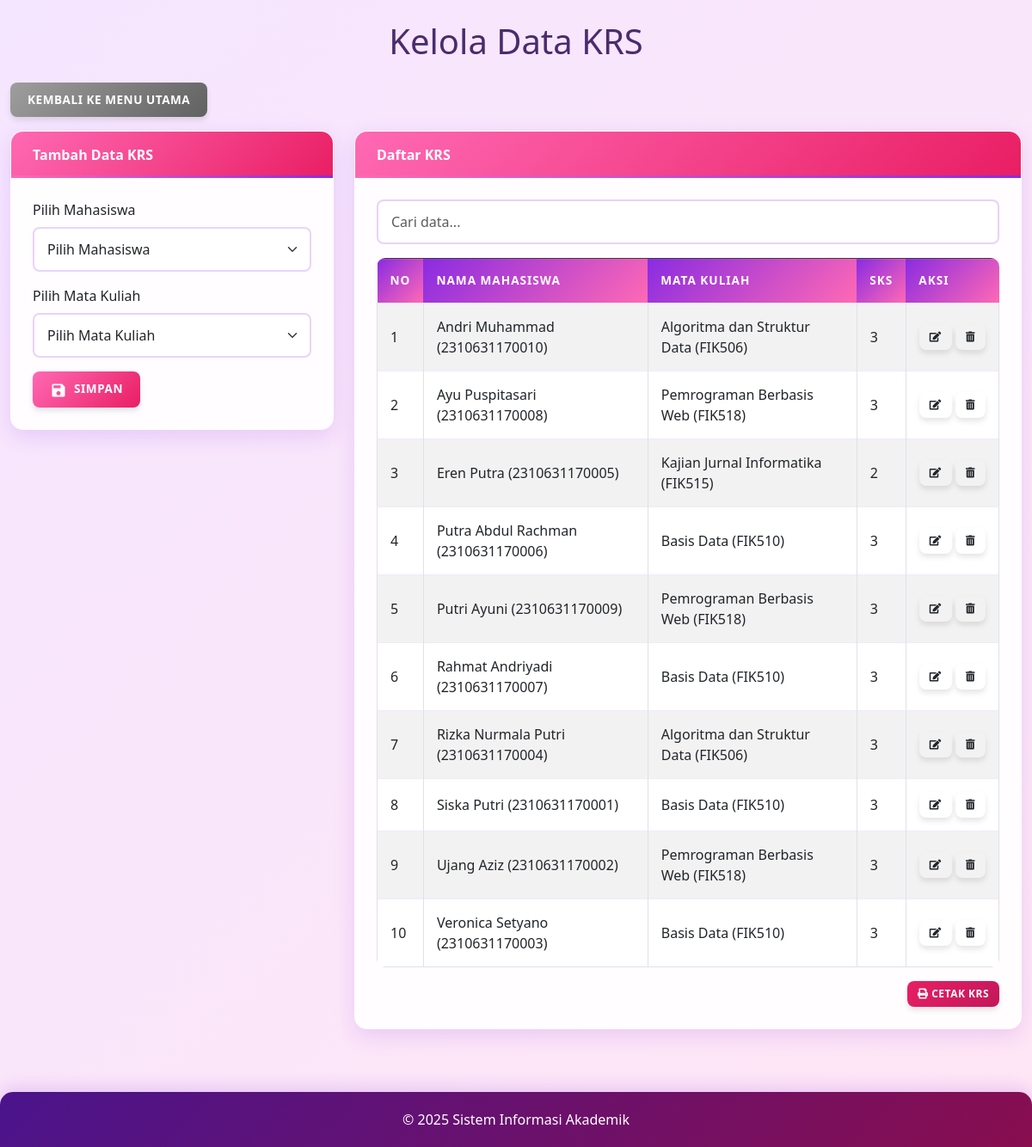
/krs.php (signed in), run on the app's committed database.
### tables this page shows
CREATE TABLE `krs` (
  `id` int(11) NOT NULL,
  `mahasiswa_npm` char(13) NOT NULL,
  `matakuliah_kodemk` char(6) NOT NULL
);

CREATE TABLE `mahasiswa` (
  `npm` char(13) NOT NULL,
  `nama` varchar(50) NOT NULL,
  `jurusan` enum('Teknik Informatika','Sistem Informasi') NOT NULL,
  `alamat` text DEFAULT NULL
);

CREATE TABLE `matakuliah` (
  `kodemk` char(6) NOT NULL,
  `nama` varchar(50) NOT NULL,
  `jumlah_sks` int(3) NOT NULL
);

### krs.php (the view, shortened to what this page needs)
<?php
$conn = new mysqli("localhost", "root", "", "akademik");
?>
<!DOCTYPE html>
<html lang="id">
<head>
    <link rel="stylesheet" href="https://cdnjs.cloudflare.com/ajax/libs/bootstrap/5.3.0/css/bootstrap.min.css">
    <link rel="stylesheet" href="https://cdnjs.cloudflare.com/ajax/libs/font-awesome/5.15.4/css/all.min.css">
    <link rel="stylesheet" href="style.css">
</head>
<body>
    <div class="container mt-4">
        <h1 class="text-center mb-4">Kelola Data KRS</h1>
        <a href="index.php" class="btn btn-secondary mb-3">Kembali ke Menu Utama</a>
        <div class="row">
            <div class="col-md-4">
                <div class="card">
                    <div class="card-header bg-info text-white">
                        <?php echo isset($_GET['edit']) ? "Edit Data KRS" : "Tambah Data KRS"; ?>
                    </div>
                    <div class="card-body">
                        <form method="post" action="" id="form-krs">
                            <div class="mb-3">
                                <label for="mahasiswa_npm" class="form-label">Pilih Mahasiswa</label>
                                <select class="form-select" id="mahasiswa_npm" name="mahasiswa_npm" required>
                                    <option value="">Pilih Mahasiswa</option>
                                </select>
                            </div>
                            <div class="mb-3">
                                <label for="matakuliah_kodemk" class="form-label">Pilih Mata Kuliah</label>
                                <select class="form-select" id="matakuliah_kodemk" name="matakuliah_kodemk" required>
                                    <option value="">Pilih Mata Kuliah</option>
                                </select>
                            </div>
                            <?php if (isset($_GET['edit'])) : ?>
                                <button type="submit" name="update" class="btn btn-warning">
                                    <i class="material-icons">save</i> Update
                                </button>
                                <a href="krs.php" class="btn btn-secondary">
                                    <i class="material-icons">cancel</i> Batal
                                </a>
                            <?php else : ?>
                                <button type="submit" name="tambah" class="btn btn-info text-white">
                                    <i class="material-icons">save</i> Simpan
                                </button>
                            <?php endif; ?>
                        </form>
                    </div>
                </div>
            </div>
            <div class="col-md-8">
                <div class="card">
                    <div class="card-header bg-info text-white">
                        Daftar KRS
                    </div>
                    <div class="card-body">
                        <div class="mb-3">
                            <input type="text" class="form-control search-table" placeholder="Cari data..." data-table="table-data">
                        </div>
                        <div class="table-responsive">
                            <table class="table table-bordered table-striped" id="table-data">
                                <thead class="table-dark">
                                    <tr>
                                        <th>No</th>
                                        <th>Nama Mahasiswa</th>
                                        <th>Mata Kuliah</th>
                                        <th>SKS</th>
                                        <th>Aksi</th>
                                    </tr>
                                </thead>
                                <tbody>
                                    <?php
                                    $query = "SELECT k.id, m.npm, m.nama AS nama_mahasiswa, mk.kodemk,
                                             mk.nama AS nama_matakuliah, mk.jumlah_sks
                                             FROM krs k
                                             JOIN mahasiswa m ON k.mahasiswa_npm = m.npm
                                             JOIN matakuliah mk ON k.matakuliah_kodemk = mk.kodemk
                                             ORDER BY m.nama, mk.nama";
                                    $result = $conn->query($query);
                                    if ($result->num_rows > 0) {
                                        $no = 1;
                                        while ($row = $result->fetch_assoc()) {
                                            echo "<tr>";
                                            echo "<td>" . $no++ . "</td>";
                                            echo "<td>" . $row['nama_mahasiswa'] . " (" . $row['npm'] . ")</td>";
                                            echo "<td>" . $row['nama_matakuliah'] . " (" . $row['kodemk'] . ")</td>";
                                            echo "<td>" . $row['jumlah_sks'] . "</td>";
                                            echo "<td class='text-nowrap'>
                                                    <a href='krs.php?edit=" . $row['id'] . "' class='btn btn-edit btn-sm btn-action' title='Edit'>
                                                    <i class='fas fa-edit'></i>
                                                    </a>
                                                    <a href='krs.php?hapus=" . $row['id'] . "' class='btn btn-delete btn-sm btn-action' title='Hapus' onclick='return confirm(\"Apakah Anda yakin ingin menghapus data ini?\")'>
                                                    <i class='fas fa-trash-alt'></i>
                                                    </a>
                                                </td>";
                                            echo "</tr>";
                                        }
                                    } else {
                                        echo "<tr><td colspan='5' class='text-center'>Belum ada data KRS</td></tr>";
                                    }
                                    ?>
                                </tbody>
                            </table>
                        </div>
                        <div class="text-end mt-3">
                            <button onclick="cetakTabelIndex()" class="btn btn-success btn-sm">
                                <i class="fas fa-print"></i> Cetak KRS
                            </button>
                        </div>
                    </div>
                </div>
            </div>
        </div>
    </div>
    <div id="toast-container" class="toast-container position-fixed bottom-0 end-0 p-3"></div>
    <footer class="footer mt-5">
        <div class="container">
            <p class="text-center">&copy; <?php echo date('Y'); ?> Sistem Informasi Akademik</p>
        </div>
    </footer>
</body>
</html>

### style.css (style rules this page uses)
body { font-family: 'Poppins', 'Segoe UI', Tahoma, Geneva, Verdana, sans-serif; background: linear-gradient(135deg, #f5e6ff 0%, #ffe6f5 100%); color: #4a2c6d; min-height: 100vh; display: flex; flex-direction: column; }
.container { max-width: 1200px; margin: 0 auto; flex: 1; }
.card { border: none; border-radius: 15px; box-shadow: 0 8px 25px rgba(138, 43, 226, 0.15); transition: all 0.4s cubic-bezier(0.175, 0.885, 0.32, 1.275); margin-bottom: 25px; overflow: hidden; background-color: rgba(255, 255, 255, 0.9); backdrop-filter: blur(5px); border: 1px solid rgba(255, 255, 255, 0.3); }
.card-header { font-weight: 600; padding: 15px 25px; border-bottom: none; position: relative; overflow: hidden; background: linear-gradient(135deg, #9c27b0 0%, #673ab7 100%) !important; }
.card-header::after { content: ""; position: absolute; bottom: 0; left: 0; right: 0; height: 3px; background: linear-gradient(90deg, #ff69b4, #8a2be2); }
.card-body { padding: 25px; }
.card-header.bg-info { background: linear-gradient(135deg, #ff69b4 0%, #e91e63 100%) !important; }
.table { margin-bottom: 0; border-radius: 10px; overflow: hidden; }
.table thead th { border-bottom: none; font-weight: 600; background: linear-gradient(135deg, #8a2be2 0%, #ff69b4 100%); color: white; padding: 15px; text-transform: uppercase; font-size: 0.85rem; letter-spacing: 1px; border: none; }
.table td { padding: 15px; vertical-align: middle; border-top: 1px solid rgba(138, 43, 226, 0.1); transition: background-color 0.3s; }
.table-striped tbody tr:nth-of-type(odd) { background-color: rgba(138, 43, 226, 0.03); }
.form-control, .form-select { border-radius: 8px; padding: 12px 15px; border: 2px solid rgba(138, 43, 226, 0.2); transition: all 0.3s; background-color: rgba(255, 255, 255, 0.8); }
.btn { border-radius: 8px; padding: 10px 20px; font-weight: 600; transition: all 0.3s; border: none; position: relative; overflow: hidden; box-shadow: 0 4px 6px rgba(0, 0, 0, 0.1); text-transform: uppercase; letter-spacing: 0.5px; font-size: 0.85rem; }
.btn::after { content: ""; position: absolute; top: 0; left: 0; width: 100%; height: 100%; background: linear-gradient(rgba(255, 255, 255, 0.2), rgba(255, 255, 255, 0)); opacity: 0; transition: opacity 0.3s; }
.btn-success { background: linear-gradient(135deg, #e91e63 0%, #c2185b 100%); }
.btn-info { background: linear-gradient(135deg, #ff69b4 0%, #e91e63 100%); }
.btn-secondary { background: linear-gradient(135deg, #9e9e9e 0%, #616161 100%); color: white; }
.btn-sm { padding: 6px 12px; font-size: 0.75rem; }
.footer { text-align: center; padding: 20px 0; margin-top: 40px; color: white; background: linear-gradient(135deg, #4a148c 0%, #880e4f 100%); border-radius: 15px 15px 0 0; box-shadow: 0 -4px 20px rgba(138, 43, 226, 0.2); }
.footer p { margin: 0; }
.container > * { animation: fadeIn 0.6s ease-out; }
.material-icons { font-size: 1.25rem; vertical-align: middle; margin-right: 0.25rem; }

### data on the page
krs: mahasiswa_npm.nama "Andri Muhammad", mahasiswa_npm.npm "2310631170010", matakuliah_kodemk.nama "Algoritma dan Struktur Data", matakuliah_kodemk.kodemk "FIK506", matakuliah_kodemk.jumlah_sks "3"
krs: mahasiswa_npm.nama "Ayu Puspitasari", mahasiswa_npm.npm "2310631170008", matakuliah_kodemk.nama "Pemrograman Berbasis Web", matakuliah_kodemk.kodemk "FIK518", matakuliah_kodemk.jumlah_sks "3"
krs: mahasiswa_npm.nama "Eren Putra", mahasiswa_npm.npm "2310631170005", matakuliah_kodemk.nama "Kajian Jurnal Informatika", matakuliah_kodemk.kodemk "FIK515", matakuliah_kodemk.jumlah_sks "2"
krs: mahasiswa_npm.nama "Putra Abdul Rachman", mahasiswa_npm.npm "2310631170006", matakuliah_kodemk.nama "Basis Data", matakuliah_kodemk.kodemk "FIK510", matakuliah_kodemk.jumlah_sks "3"
krs: mahasiswa_npm.nama "Putri Ayuni", mahasiswa_npm.npm "2310631170009", matakuliah_kodemk.nama "Pemrograman Berbasis Web", matakuliah_kodemk.kodemk "FIK518", matakuliah_kodemk.jumlah_sks "3"
krs: mahasiswa_npm.nama "Rahmat Andriyadi", mahasiswa_npm.npm "2310631170007", matakuliah_kodemk.nama "Basis Data", matakuliah_kodemk.kodemk "FIK510", matakuliah_kodemk.jumlah_sks "3"
krs: mahasiswa_npm.nama "Rizka Nurmala Putri", mahasiswa_npm.npm "2310631170004", matakuliah_kodemk.nama "Algoritma dan Struktur Data", matakuliah_kodemk.kodemk "FIK506", matakuliah_kodemk.jumlah_sks "3"
krs: mahasiswa_npm.nama "Siska Putri", mahasiswa_npm.npm "2310631170001", matakuliah_kodemk.nama "Basis Data", matakuliah_kodemk.kodemk "FIK510", matakuliah_kodemk.jumlah_sks "3"
krs: mahasiswa_npm.nama "Ujang Aziz", mahasiswa_npm.npm "2310631170002", matakuliah_kodemk.nama "Pemrograman Berbasis Web", matakuliah_kodemk.kodemk "FIK518", matakuliah_kodemk.jumlah_sks "3"
krs: mahasiswa_npm.nama "Veronica Setyano", mahasiswa_npm.npm "2310631170003", matakuliah_kodemk.nama "Basis Data", matakuliah_kodemk.kodemk "FIK510", matakuliah_kodemk.jumlah_sks "3"
